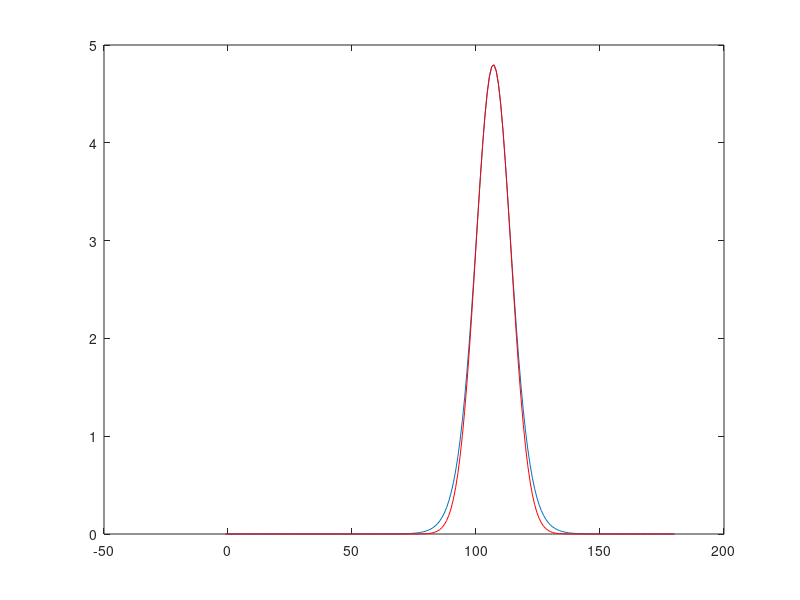

Write the MATLAB code that produced this figure. (Note: this script raises an error after producing the figure.)
% goldstein2007
% model
hold off
x=linspace(-1,180,200);
a=14;
ag=10;
phimax=4.8;
dx=107;
phi=@(x,a,phimax,dx)(phimax*sech(x/a-dx/a).^4);
plot(x,phi(x,a,phimax,dx)); hold on;

phigauss=@(x,a,phimax,dx)(phimax*exp(-((x-dx)./a).^2));
plot(x,phigauss(x,ag,phimax,dx),'r'); hold on;

% data
t1=[2007 08 31 10 17 45.50]; t2=[2007 08 31 10 17 45.90]; % one hole
tint=[toepoch(t1) toepoch(t2)];

b=irf_tlim(gsmB4,tint(1),tint(2));
b0=mean(b(:,2:4),1);
b0norm=irf_norm(b0);
%
e3=irf_tlim(gsmE3,tint(1),tint(2));
face3=irf_dot(e3,b0norm);
phi=irf_tappl(irf_integrate(face3-mean(face3(:,2))),'*(1*376)');
plot(phi(:,2),'g')
%b0=
